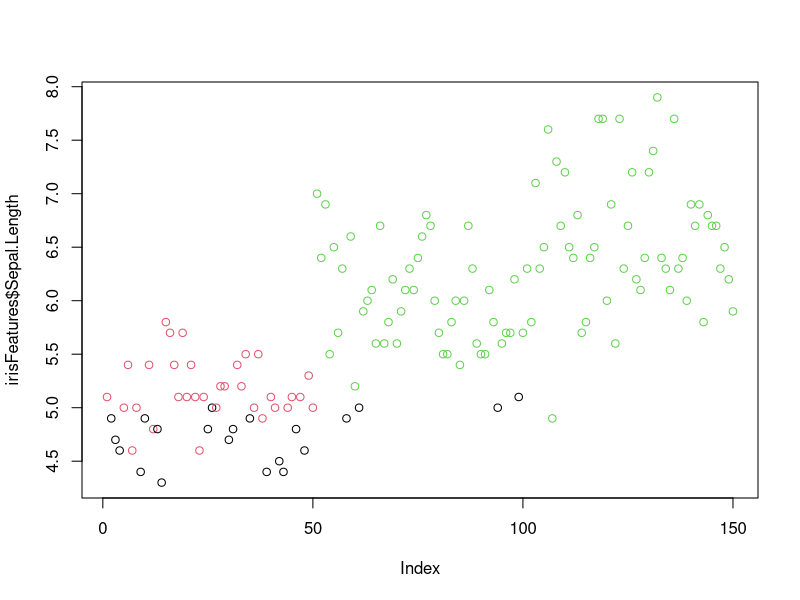
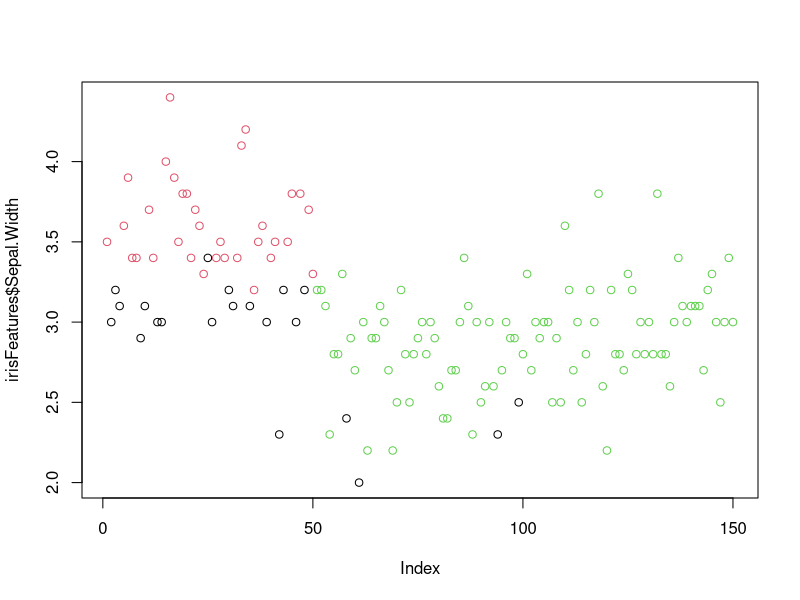

These charts were generated, in order, by the following R code: (Note: this script raises an error after producing the figures.)
#CLUSTERING ON IRISI DATASET
?iris
head(iris)
library(dplyr)
str(iris)
iris %>% group_by(Species) %>% summarise_all(mean)

head(iris[,1:4])

irisFeatures = iris[-5]
head(irisFeatures)
names(irisFeatures)

iriskm1 = kmeans(irisFeatures,3)

iriskm1$size # no of rows in in each cluster
iriskm1$cluster # row no to clusters
plot(irisFeatures$Sepal.Length, col=iriskm1$cluster)
plot(irisFeatures$Sepal.Width, col=iriskm1$cluster)

head(irisFeatures)
iriskm1$cluster
cbind(irisFeatures,  iriskm1$cluster, iris$Species)


km  # understand the output

#Method2 - Scaling 
irisFeatures2 = irisFeatures
scaleiris = scale(irisFeatures2) # scaling dataset if they are in different range
head(scaleiris) #use this scaleiris for kmeans and plots; this becomes data
irisKM = kmeans(scaleiris, 3)
irisKM$cluster

library(fpc)
library(cluster)
clusplot(scaleiris, irisKM$cluster, color= T, lines=0)
# using PCA technique - finds most Principal Components

#Method3
irisKM2 = kmeans(scaleiris, 3, iter.max= 5)
irisKM2
clusplot(scaleiris, irisKM2$cluster, color=T, lines=0)  
